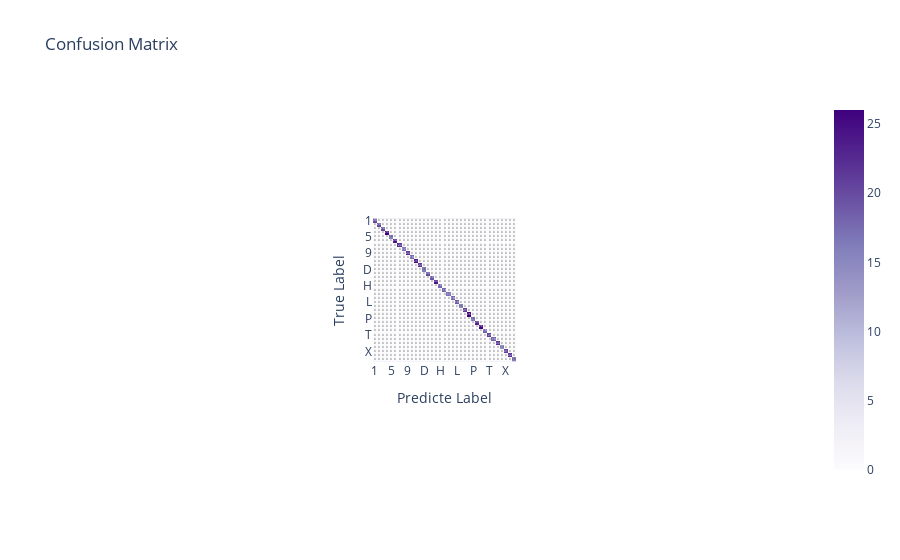

The notebook cell saved with this chart:
### Code cell
#Confusion Matrix
cm = confusion_matrix(val_test_labels, val_pred_labels)

# Plot confusion matrix with annotations
fig_cm = px.imshow(cm, x=classes, y=classes, title='Confusion Matrix', color_continuous_scale='purples', text_auto=True)
fig_cm.update_layout(xaxis_title='Predicte Label', yaxis_title='True Label')
fig_cm.show()

print(classification_report(val_test_labels, val_pred_labels))

### Figure 1 — Plotly figure (JSON) as saved in the notebook; plotly's stock layout.template omitted (floating-point values rounded to 4 significant figures; data arrays with more than 128 entries replaced by an {"elided": "..."} marker saying what was removed)
{"data": [{"coloraxis": "coloraxis", "hovertemplate": "x: %{x}<br>y: %{y}<br>color: %{z}<extra></extra>", "name": "0", "texttemplate": "%{z}", "type": "heatmap", "x": ["1", "2", "3", "4", "5", "6", "7", "8", "9", "A", "B", "C", "D", "E", "F", "G", "H", "I", "J", "K", "L", "M", "N", "O", "P", "Q", "R", "S", "T", "U", "V", "W", "X", "Y", "Z"], "xaxis": "x", "y": ["1", "2", "3", "4", "5", "6", "7", "8", "9", "A", "B", "C", "D", "E", "F", "G", "H", "I", "J", "K", "L", "M", "N", "O", "P", "Q", "R", "S", "T", "U", "V", "W", "X", "Y", "Z"], "yaxis": "y", "z": {"elided": "35x35 int values"}}], "layout": {"autosize": true, "coloraxis": {"colorscale": [[0, "rgb(252,251,253)"], [0.125, "rgb(239,237,245)"], [0.25, "rgb(218,218,235)"], [0.375, "rgb(188,189,220)"], [0.5, "rgb(158,154,200)"], [0.625, "rgb(128,125,186)"], [0.75, "rgb(106,81,163)"], [0.875, "rgb(84,39,143)"], [1, "rgb(63,0,125)"]]}, "title": {"text": "Confusion Matrix"}, "xaxis": {"anchor": "y", "autorange": true, "constrain": "domain", "domain": [0.4019, 0.5981], "range": [-0.5, 34.5], "scaleanchor": "y", "title": {"text": "Predicte Label"}, "type": "category"}, "yaxis": {"anchor": "x", "autorange": true, "constrain": "domain", "domain": [0, 1], "range": [34.5, -0.5], "title": {"text": "True Label"}, "type": "category"}}}
